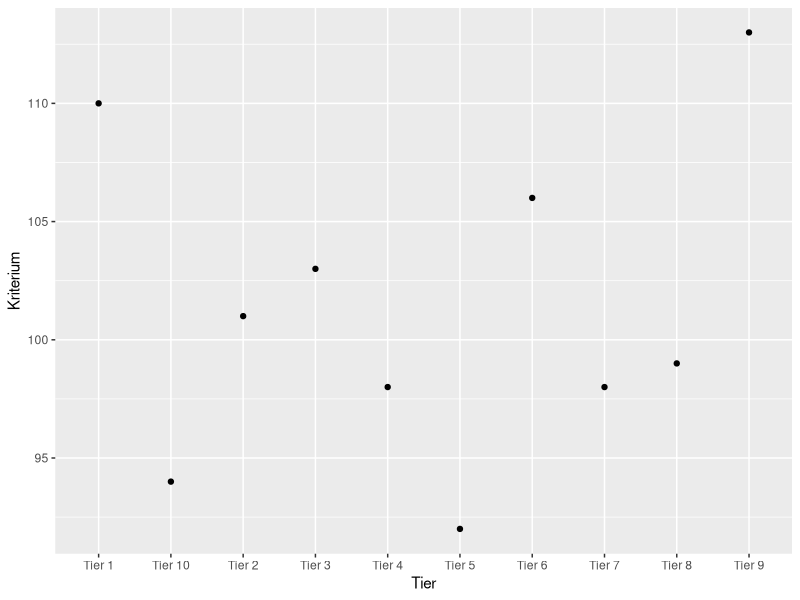

This figure's R source:
## ---- chunk 1
set.seed(543)
n_sel_cand <- 10
n_crit_mean <- 100
n_crit_sd <- 8
vec_crit_val <- floor(rnorm(10, mean = n_crit_mean, sd = n_crit_sd))
tbl_sel_data <- dplyr::data_frame(Tier = paste("Tier", 1:n_sel_cand), Kriterium = vec_crit_val)
## ---- chunk 2
suppressPackageStartupMessages(require(ggplot2)) 
qplot(Tier, Kriterium, data = tbl_sel_data)
## ---- chunk 3
tbl_sel_data_ordered <- tbl_sel_data[order(tbl_sel_data$Kriterium),]
knitr::kable(tbl_sel_data_ordered, booktabs = TRUE, caption ="Rangierung der Tiere nach deren Werte des Kriteriums")
## ---- chunk 4
n_nr_sire <- 3
n_nr_dam <- 8
n_nr_parents <- n_nr_sire + n_nr_dam
n_nr_offspring <- 16
n_nr_animals <- n_nr_parents + n_nr_offspring
dam_id <- rep(4:11,2)

tbl_beef_data <- dplyr::data_frame(Tier = (n_nr_parents + 1):n_nr_animals,
                                   Vater = c(rep(1,8), rep(2,6), rep(3,2)),
                                   Mutter = dam_id[order(dam_id)],
                                   Betrieb = c(rep(1,4), rep(2,4), rep(1,4), rep(2,4)),
                                   Zunahme = c(1.26,1.32,1.4,1.44,1.52,1.5,1.42,1.46,1.34,1.32,1.24,1.28,1.44,1.4,1.54,1.56))

knitr::kable(tbl_beef_data, 
             booktabs = TRUE, 
             caption = "Zahlenbeispiel für die Zuchtwertschätzung (tägliche Zunahmen bei Fleischrindern in kg/Tag)")
## ---- chunk 5
suppressPackageStartupMessages( require(magrittr) )
suppressPackageStartupMessages( require(dplyr) )
tbl_beef_sire <- tbl_beef_data %>% group_by(Vater) %>% summarize(Mittelwert = round(mean(Zunahme), digits = 2)) %>% select(Vater, Mittelwert)
## ---- chunk 6
knitr::kable(tbl_beef_sire,
             booktabs = TRUE,
             caption = "Mittelwert der Zunahmen der Nachkommen pro Vater")
## ---- chunk 7
n_offspring_count <- unlist(tbl_beef_data %>% group_by(Vater) %>% summarize(n = n()) %>% select(n)) 
## ---- chunk 8
h2 <- .25
n_var_p <- round(var(tbl_beef_data$Zunahme), digits = 4)
n_var_g <- round(h2 * n_var_p, digits = 4)
## ---- chunk 9
tbl_beef_farm <- tbl_beef_data %>% select(Betrieb,Zunahme)
tbl_beef_farm$Betrieb <- as.factor(tbl_beef_farm$Betrieb)
lm_beef_farm <- lm(Zunahme ~ 0 + Betrieb, data = tbl_beef_farm)
vec_res_farm <- residuals(lm_beef_farm)
knitr::kable(data.frame(Tier = tbl_beef_data$Tier, Residuen = vec_res_farm), booktabs = TRUE)
## ---- chunk 10
vec_ebv_op <- vec_res_farm * h2
knitr::kable(data.frame(Tier = tbl_beef_data$Tier, Zuchtwert = vec_ebv_op), booktabs = TRUE)
## ---- chunk 11
knitr::kable(tbl_beef_farm)
## ---- chunk 12
is.factor(tbl_beef_farm$Betrieb)
## ---- chunk 13
lm_beef_farm <- lm(Zunahme ~ 0 + Betrieb, data = tbl_beef_farm)
## ---- chunk 14
summary(lm_beef_farm)
## ---- chunk 15
coefficients(lm_beef_farm)
